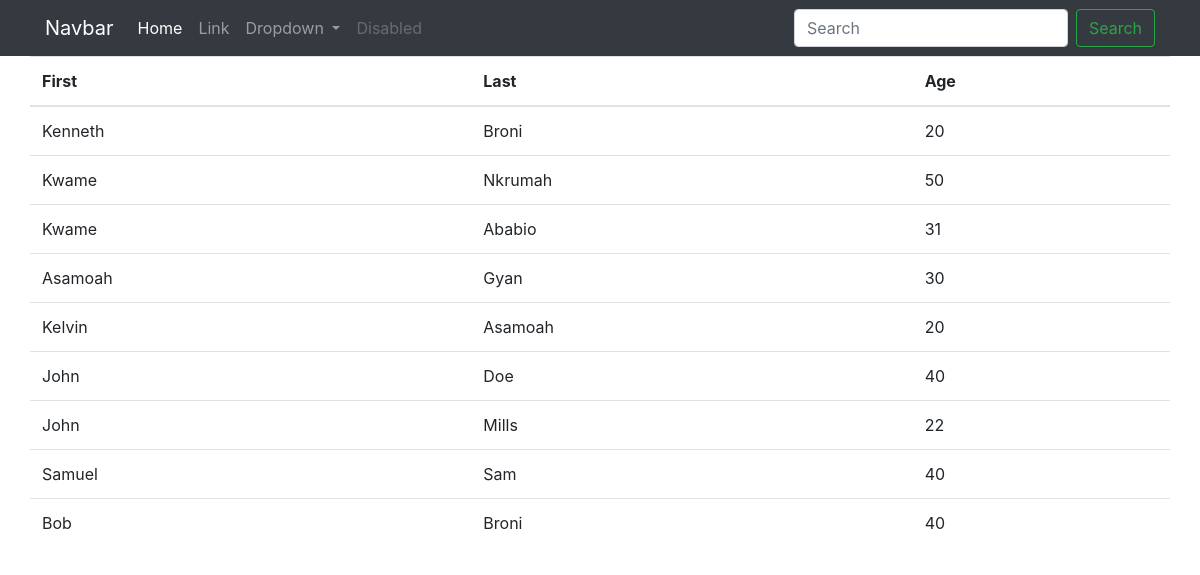
The page / on the database its author committed.
### dashboard/models.py (models this page shows, shortened)
class Data(models.Model):
    first_name = models.CharField(max_length=100)
    last_name = models.CharField(max_length=100)
    age = models.PositiveIntegerField(default=0)

### dashboard/views.py (the view)
# urls.py: path('', views.index, name='index')
def index(request):
    if 'q' in request.GET:
        q = request.GET['q']
        multiple_q = Q(Q(first_name__icontains=q) | Q(last_name__icontains=q))
        data = Data.objects.filter(multiple_q)
    else:
        data = Data.objects.all()
    context = {
        'data': data
    }
    return render(request, 'dashboard/index.html', context)

### templates/dashboard/index.html
{% extends 'partials/base.html' %}
{% block content %}
<table class="table">
    <thead>
      <tr>
        <th scope="col">First</th>
        <th scope="col">Last</th>
        <th scope="col">Age</th>
      </tr>
    </thead>
    <tbody>
      {% for data in data %}
      <tr>
        <td>{{ data.first_name }}</td>
        <td>{{ data.last_name }}</td>
        <td>{{ data.age }}</td>
      </tr>
      {% endfor %}
    </tbody>
  </table>
{% endblock  %}

### templates/partials/base.html (shortened to what this page needs)
<!doctype html>
<html lang="en">
  <head>
    <link rel="stylesheet" href="https://cdn.jsdelivr.net/npm/bootstrap@4.6.0/dist/css/bootstrap.min.css">
  </head>
  <body>
    {% include 'partials/nav.html' %}
    <div class="container">
        <div class="row">
            {% block content %}
            {% endblock %}
        </div>
    </div>
  </body>
</html>

### templates/partials/nav.html (shortened to what this page needs)
<nav class="navbar navbar-expand-lg navbar-dark bg-dark">
    <div class="container">
    <a class="navbar-brand" href="{% url 'index' %}">Navbar</a>
    <div class="collapse navbar-collapse" id="navbarSupportedContent">
      <ul class="navbar-nav mr-auto">
        <li class="nav-item active">
          <a class="nav-link" href="#">Home <span class="sr-only">(current)</span></a>
        </li>
        <li class="nav-item">
          <a class="nav-link" href="#">Link</a>
        </li>
        <li class="nav-item dropdown">
          <a class="nav-link dropdown-toggle" href="#" id="navbarDropdown" role="button" data-toggle="dropdown" aria-haspopup="true" aria-expanded="false">
            Dropdown
          </a>
        </li>
        <li class="nav-item">
          <a class="nav-link disabled" href="#" tabindex="-1" aria-disabled="true">Disabled</a>
        </li>
      </ul>
      <form class="form-inline my-2 my-lg-0">
        <input class="form-control mr-sm-2" name="q" type="search" placeholder="Search" aria-label="Search">
        <button class="btn btn-outline-success my-2 my-sm-0" type="submit">Search</button>
      </form>
    </div>
    </div>
  </nav>

### rows shown on the page
Data: first_name "Kenneth", last_name "Broni", age "20"
Data: first_name "Kwame", last_name "Nkrumah", age "50"
Data: first_name "Kwame", last_name "Ababio", age "31"
Data: first_name "Asamoah", last_name "Gyan", age "30"
Data: first_name "Kelvin", last_name "Asamoah", age "20"
Data: first_name "John", last_name "Doe", age "40"
Data: first_name "John", last_name "Mills", age "22"
Data: first_name "Samuel", last_name "Sam", age "40"
Data: first_name "Bob", last_name "Broni", age "40"
